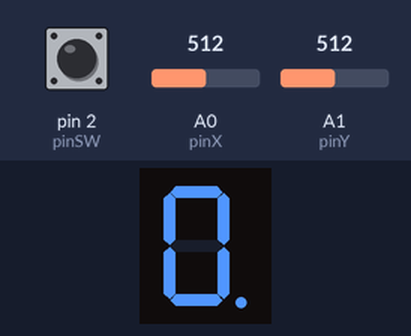
Recording of a sketch running on a simulated Arduino Uno, built with avr-gcc and run on an emulated ATmega328P. Shown: 1-digit seven-segment display. Wiring (inferred from the names in the program): 1-digit 7-segment display, segments lit when LOW: segments pin 10, pin 9, pin 8, pin 7, pin 6, pin 5, pin 4, pin 12. The inputs (shaded band) are chosen by the test bench; at power-on: A1 (pinY) = 512, pin 2 (pinSW) HIGH, A0 (pinX) = 512. The segment pins are drawn as the display they are named for.

Above: at 0.15 s.
At 1.25 s:
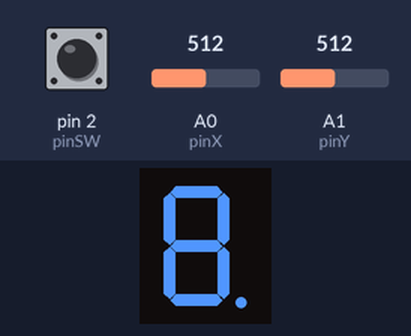
1.3 s: A1 (pinY) set to 390
At 1.35 s:
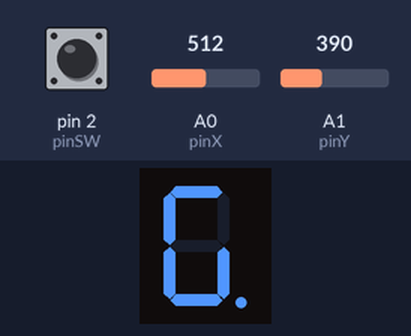

The sketch:

code_hm_4.ino
```cpp
// declare all the joystick pins
const int pinSW = 2; // digital pin connected to switch output
const int pinX = A0; // A0 - analog pin connected to X output
const int pinY = A1; // A1 - analog pin connected to Y output
// declare all the segments pins
const int pinA = 12;
const int pinB = 10;
const int pinC = 9;
const int pinD = 8;
const int pinE = 7;
const int pinF = 6;
const int pinG = 5;
const int pinDP = 4;
const int segSize = 8;
const int shortPressTime = 1000;
// modify if you have common anode
bool commonAnode = false;
bool joyMoved = false;

byte state = HIGH;
byte dpState = LOW;
byte swState = LOW;
byte lastSwState = LOW;
byte ledState = LOW;

int xValue = 0;
int yValue = 0;
int currentSegment = 7;
int minThreshold = 400;
int maxThreshold = 600;
int interval = 100;

unsigned long currentMillis;        //used for blinky segment
unsigned long previousMillis;       //used for blinky segment
unsigned long pressedTime  = 0;
unsigned long releasedTime = 0;

int segments[segSize] = {
  pinA, pinB, pinC, pinD, pinE, pinF, pinG, pinDP   //used to memorize the segments pins
};

byte segmentsState[segSize] = {
  0, 0, 0, 0, 0, 0, 0, 0                            //used to memorize the segments state
};

int directions[8][4] = {
  //UP DOWN LEFT  RIGHT
  {-1,  6,    5,    1}, //a                         //used to memorize what segment we can
  {0,   6,    5,   -1}, //b                         //access and the move we have to do
  {6,   3,    4,    7}, //c                         //a -> 0, b -> 1, c -> 2, d -> 3
  {6,  -1,    4,    2}, //d                         //e -> 4, f -> 5, g -> 6, dp -> 7
  {6,   3,   -1,    2}, //e                         //-1 -> N/A
  {0,   6,   -1,    1}, //f
  {0,   3,   -1,   -1}, //g
  {-1, -1,    2,   -1}  //dp
};
void setup() {
  // initialize all the pins
  for (int i = 0; i < segSize; i++) {
    pinMode(segments[i], OUTPUT);
  }
  pinMode(pinSW, INPUT_PULLUP);
  if (commonAnode == true) {
    state = !state;
  }
}
void loop() {
  xValue = analogRead(pinY);                                    //read the value from the pins
  yValue = analogRead(pinX);
  currentMillis = millis();
  if (xValue < minThreshold && joyMoved == false) {             //move to the left
    if(directions[currentSegment][2] >= 0) {
      currentSegment = directions[currentSegment][2];
    }
    joyMoved = true;
  }
  if (xValue > maxThreshold && joyMoved == false) {             //move to the right
    if(directions[currentSegment][3] >= 0) {
      currentSegment = directions[currentSegment][3];
    }
    joyMoved = true;
  }
  if (yValue > maxThreshold && joyMoved == false) {             //move up
    if(directions[currentSegment][0] >= 0) {
      currentSegment = directions[currentSegment][0];
    }
    joyMoved = true;
  }

  if (yValue < minThreshold && joyMoved == false) {             //move down
    if(directions[currentSegment][1] >= 0) {
      currentSegment = directions[currentSegment][1];
    }
    joyMoved = true;
  }
  if (xValue >= minThreshold && xValue <= maxThreshold && yValue >= minThreshold && yValue <= maxThreshold) {
    joyMoved = false;
  }
  swState = digitalRead(pinSW);                                 //button pressed
  if (swState == LOW && lastSwState == HIGH) {
    pressedTime = millis();
  }
    if (swState == HIGH && lastSwState == LOW) {                //check if it is a long press or short press
      releasedTime = millis();
      long pressDuration = releasedTime - pressedTime;
      if( pressDuration < shortPressTime ) {
        segmentsState[currentSegment] = !segmentsState[currentSegment];
      }
      else {
        for(int i = 0; i < segSize; i++) {
          segmentsState[i] = 0;
        }
        currentSegment = 7;
      }
    }
  lastSwState = swState;
  if(currentMillis - previousMillis >= interval) {
    previousMillis = currentMillis;
    ledState = !ledState;
    digitalWrite(segments[currentSegment], ledState);
  }
  displayNumber(currentSegment, dpState);
  delay(1);
}
void displayNumber(byte currentSegment, byte decimalPoint) {
  for (int i = 0; i < segSize; i++) {
    if(i != currentSegment)    //let the current segment blink
      digitalWrite(segments[i], segmentsState[i]);
  }

}
```

Measured:
- after the input at 1.3 s, the display: changes at once (image 2)
